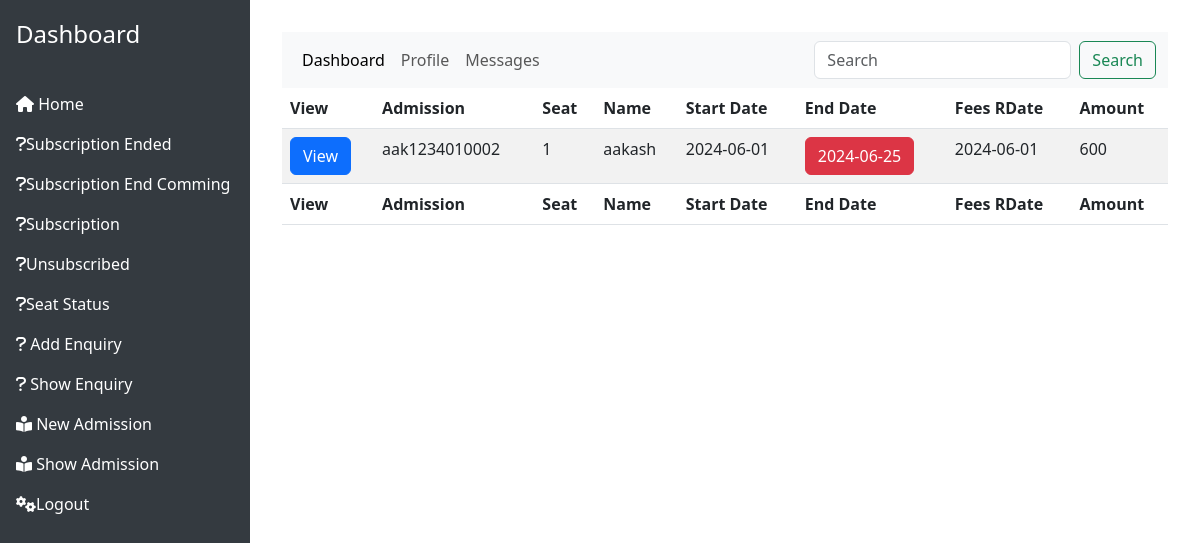
/subscription.php (signed in), run on the app's committed database.
### tables this page shows
CREATE TABLE `subscriber` (
  `subid` int(11) NOT NULL,
  `admission_id` varchar(40) DEFAULT NULL,
  `startdate` date NOT NULL,
  `enddate` date NOT NULL,
  `feereceiveddate` date NOT NULL,
  `amount` varchar(40) NOT NULL,
  `status` varchar(30) NOT NULL,
  `seat` varchar(50) NOT NULL
);

CREATE TABLE `seats` (
  `seatid` int(11) NOT NULL,
  `admission_id` varchar(50) DEFAULT NULL
);

CREATE TABLE `student` (
  `admission_id` varchar(100) DEFAULT NULL,
  `gsn` int(11) NOT NULL,
  `name` varchar(40) DEFAULT NULL,
  `mobile` varchar(13) DEFAULT NULL,
  `parentmobile` varchar(13) DEFAULT NULL,
  `email` varchar(40) DEFAULT NULL,
  `street` varchar(50) DEFAULT NULL,
  `city` varchar(40) DEFAULT NULL,
  `state` varchar(40) DEFAULT NULL,
  `pin` varchar(40) DEFAULT NULL,
  `aadhaar` varchar(15) DEFAULT NULL,
  `exam` varchar(30) DEFAULT NULL,
  `profile` varchar(40) DEFAULT NULL,
  `aadhaarfront` varchar(40) DEFAULT NULL,
  `aadhaarback` varchar(40) DEFAULT NULL
);

### dao.php (called while the page is built, shortened)
<?php
$servername = "localhost";
$username = "root";
$password = "";
$dbname = "erplib";
$conn = mysqli_connect($servername, $username, $password, $dbname);
function query($sql)
{
    global $conn;
    $result = mysqli_query($conn, $sql);
    return $result;
}
function fetch($result)
{
    return mysqli_fetch_assoc($result);
}
function fetchAll($result)
{
    $rows = array();
    while ($row = mysqli_fetch_assoc($result)) {
        $rows[] = $row;
    }
    return $rows;
}
function selectByCondition($table, $condition)
{
    global $conn;
    $sql = "select * from $table where $condition";
    $result = mysqli_query($conn, $sql);
    return $rows = fetchAll($result);
}
function runAnyQuery($query){
    return $result = query($query);
}
?>

### subscription.php (the view, shortened to what this page needs)
<?php
if (isset($_SESSION['user'])) {
    ?>
    <?php
    require_once ("header.php");
    require_once ("dao.php");
    ?>
    <div class="table-responsive">
        <table class="table table-striped table-hover">
            <thead>
                <tr>
                    <th>View</th>
                    <th>Admission</th>
                    <th>Seat</th>
                    <th>Name</th>
                    <th>Start Date</th>
                    <th>End Date</th>
                    <th>Fees RDate</th>
                    <th>Amount</th>
                </tr>
            </thead>
            <tbody>
                <?php
                $table = "subscriber";
                $rows = selectByCondition($table, "status=1");
                $cur_date = date('Y-m-d');
                for ($i = 0; $i < count($rows); $i++) {
                    ?>
                    <tr>
                        <td><a href="viewprofile.php?view=<?php echo $rows[$i]['admission_id']; ?>"
                                class="btn btn-primary">View</a></td>
                        <td><?php echo $admission_id = $rows[$i]['admission_id']; ?></td>
                        <td><?php
                        $row_seats = fetch(runAnyQuery("select * from seats where admission_id='$admission_id'"));
                        echo $row_seats['seatid'];
                        ?></td>
                        <td>
                            <?php
                            $row_student = fetch(runAnyQuery("select * from student where admission_id='$admission_id'"));
                            echo $row_student['name'];
                            ?>
                        </td>
                        <td><?php echo $rows[$i]['startdate']; ?></td>
                        <?php
                        $status = "btn-success";
                        if ($cur_date > $rows[$i]['enddate']) {
                            $status = "btn-danger";
                        }
                        ?>
                        <td><button class="btn <?php echo $status; ?>"><?php echo $rows[$i]['enddate']; ?></button></td>
                        <td><?php echo $rows[$i]['feereceiveddate']; ?></td>
                        <td><?php echo $rows[$i]['amount']; ?></td>
                    </tr>
                    <?php
                }
                ?>
            </tbody>
            <tfoot>
                <tr>
                    <th>View</th>
                    <th>Admission</th>
                    <th>Seat</th>
                    <th>Name</th>
                    <th>Start Date</th>
                    <th>End Date</th>
                    <th>Fees RDate</th>
                    <th>Amount</th>
                </tr>
            </tfoot>
        </table>
    </div>
    <?php require_once ("footer.php"); ?>
<?php
} else {
    header('location:login.php?error=please login in first');
}
?>

### data on the page
subscriber: admission "aak1234010002", seats.seatid "1", student.name "aakash", startdate "2024-06-01", enddate "2024-06-25", feereceiveddate "2024-06-01", amount "600"
